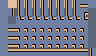

Below is a game level as drawn by its tile map, then a one-line description and the .tmx file that defines it, in full:
An orthogonal 12x7 tile map with 8x8 px tiles, 1 tile layer (Tile Layer 1).

<map version="1.9" tiledversion="1.9.1" orientation="orthogonal" renderorder="right-down" width="12" height="7" tilewidth="8" tileheight="8" infinite="0" nextlayerid="2" nextobjectid="1">
 <tileset firstgid="1" name="MenuTiles" tilewidth="8" tileheight="8" tilecount="128" columns="16">
  <image source="../../Image/Png/MenuTiles.png" width="128" height="64" />
 </tileset>
 <layer id="1" name="Tile Layer 1" width="12" height="7">
  <data encoding="csv">
1,14,2147483661,2147483661,2147483661,2147483661,2147483661,2147483661,2147483661,2147483661,18,2147483649,
1,8,2147483655,2147483655,2147483655,2147483655,2147483655,2147483655,2147483655,2147483655,17,23,
1,9,3221225478,3221225478,3221225478,3221225478,3221225478,3221225478,3221225478,3221225478,3221225478,2147483670,
1,4,2147483650,2147483650,2147483650,2147483650,2147483650,2147483650,2147483650,2147483650,2147483650,2147483670,
1,4,2147483650,2147483650,2147483650,2147483650,2147483650,2147483650,2147483650,2147483650,2147483650,2147483670,
1,4,2147483650,2147483650,2147483650,2147483650,2147483650,2147483650,2147483650,2147483650,2147483650,2147483670,
1,1073741829,3221225475,3221225475,3221225475,3221225475,3221225475,3221225475,3221225475,3221225475,3221225475,2147483669
</data>
 </layer>
</map>
